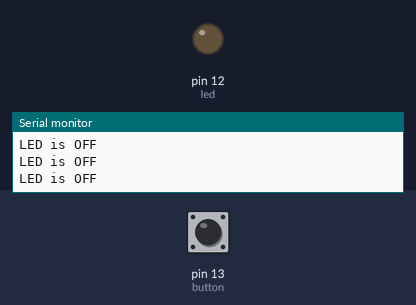
A sketch run on a simulated Arduino Uno, built with avr-gcc and run on an emulated ATmega328P. On the bench: output pins drawn as LEDs (lit = HIGH), the last lines printed to the serial monitor. Dashed ring = blinking. Inputs (shaded band) come from the test bench; at power-on: pin 13 (button) LOW.

Above: at 1.2 s.
1.3 s: pin 13 (button) pulled HIGH for 0.15 s
At 2.1 s:
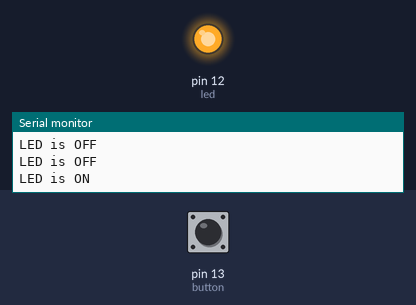
3.8 s: pin 13 (button) pulled HIGH for 1 s
At 5.5 s:
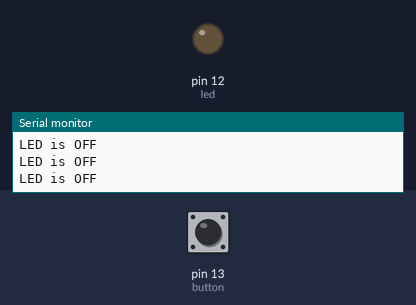
7.8 s: pin 13 (button) pulsed HIGH 5 times (0.12 s each, 0.3 s apart)
At 10.5 s:
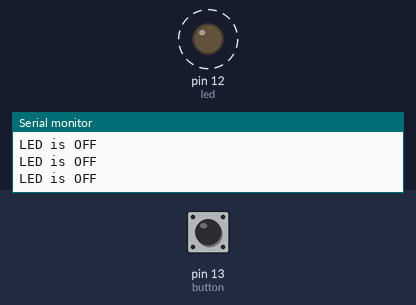
12.3 s: pin 13 (button) pulled HIGH for 3.2 s
At 13.5 s:
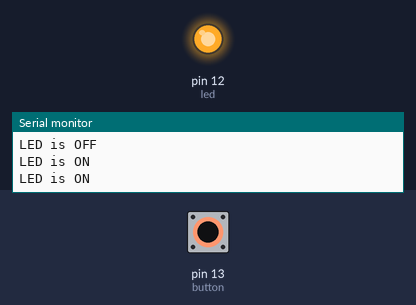
17.8 s: pin 13 (button) pulsed HIGH 2 times (0.12 s each, 0.3 s apart)
At 19.8 s:
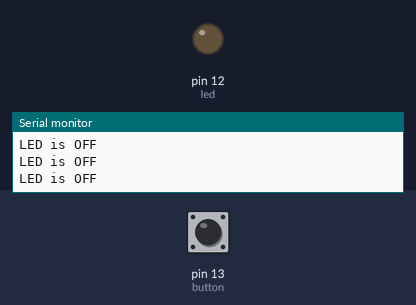
Timing chart, 0 to 21.3 s (numbered marks = the images above; inputs shaded):
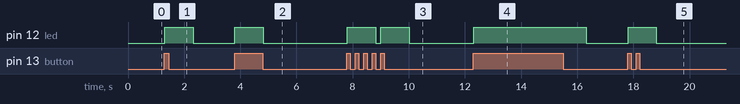

Measured:
- after the input at 1.3 s, pin 12 (led): LOW → HIGH at once, → LOW 1.0 s later
- after the input at 3.8 s, pin 12 (led): LOW → HIGH at once, → LOW 1.0 s later
- after the input at 7.8 s, pin 12 (led): alternates HIGH for 1.0 s and LOW for 0.18 s, 4 changes in all, then stays LOW, starting at once
- after the input at 12.3 s, pin 12 (led): LOW → HIGH at once, → LOW 4.0 s later
- after the input at 17.8 s, pin 12 (led): LOW → HIGH at once, → LOW 1.0 s later

The sketch:

LED_Using_Button.ino
```cpp
int led =12;
int button = 13;
void setup() {
  // put your setup code here, to run once:
  pinMode(led, OUTPUT);
  pinMode(button, INPUT);
  Serial.begin(9600);

}

void loop() {
  // put your main code here, to run repeatedly:
  if(digitalRead(button) == HIGH)
  {
    digitalWrite(led, HIGH);
    Serial.println("LED is ON");
    delay(1000);
  }
  else
  {
    digitalWrite(led, LOW);
    Serial.println("LED is OFF");
  }
}
```
